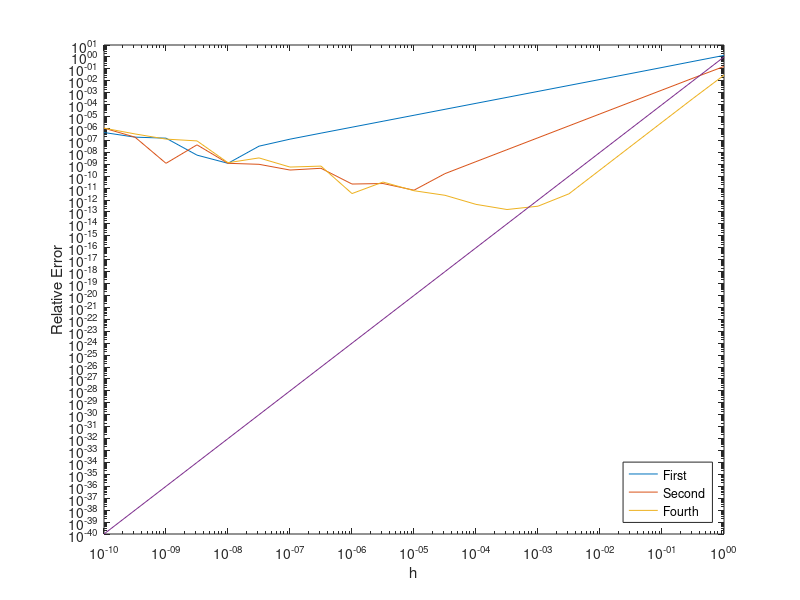

Recreate this plot in MATLAB.
%Aug 4, 2021 - 2D Tensor Product Interpolation

close all, clear all

x0 = 1.2;
f = @(x) sin(x);
fp = @(x) cos(x);

n = -10:0.5:0;
h = 10.^n;

fp0 = fp(x0);
fp0_first = (f(x0+h) - f(x0))./h;
fp0_second = (f(x0+h) - f(x0-h))./(2*h);
fp0_fourth = (f(x0-2*h) - 8*f(x0-h) + 8*f(x0+h)-f(x0+2*h))./(12*h);


clf
loglog(h, abs(fp0 - fp0_first)./abs(fp0));
hold on 
loglog(h, abs(fp0 - fp0_second)./abs(fp0));
loglog(h, abs(fp0 - fp0_fourth)./abs(fp0));
loglog(h, 1./h.^-4);

xlabel('h');
ylabel('Relative Error')
legend('First', 'Second', 'Fourth', 'Location', 'southeast')



